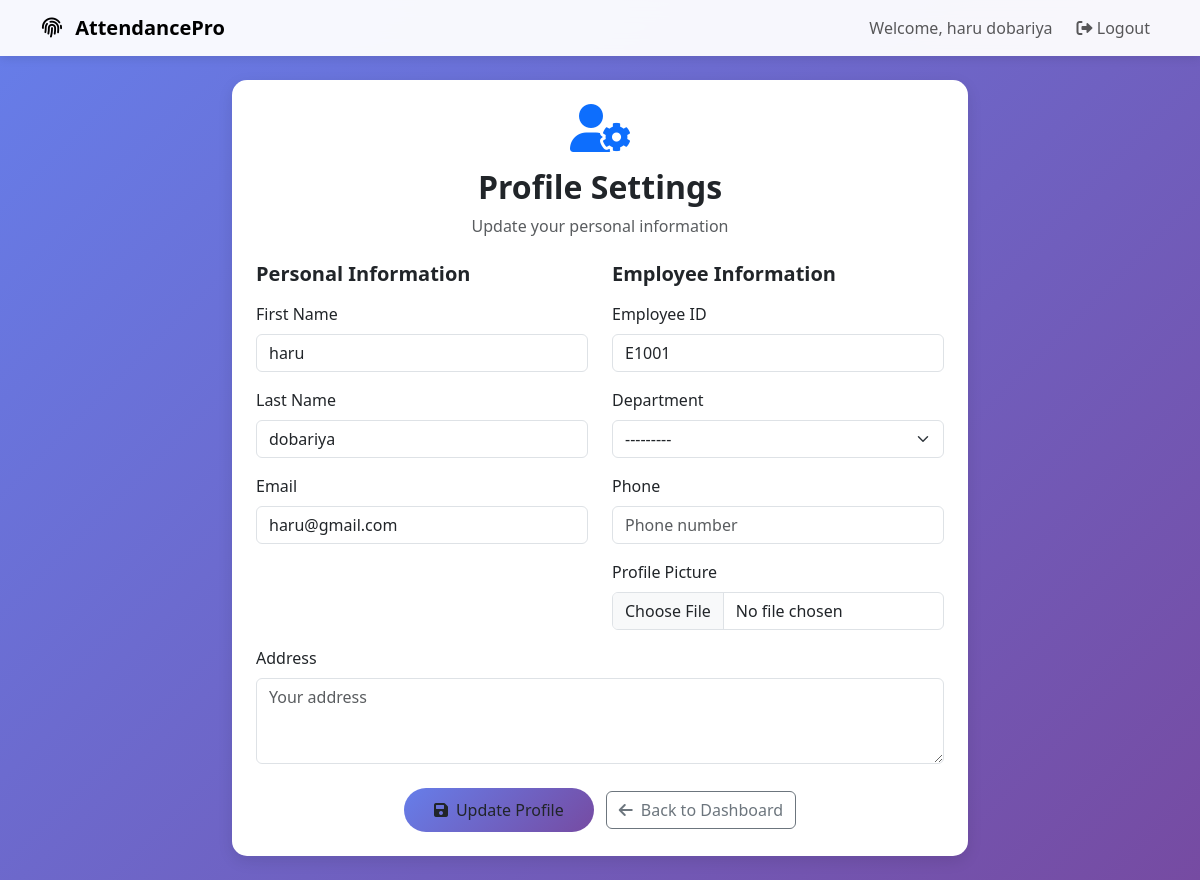
/profile/ (signed in), run on an earlier commit of the app's database.
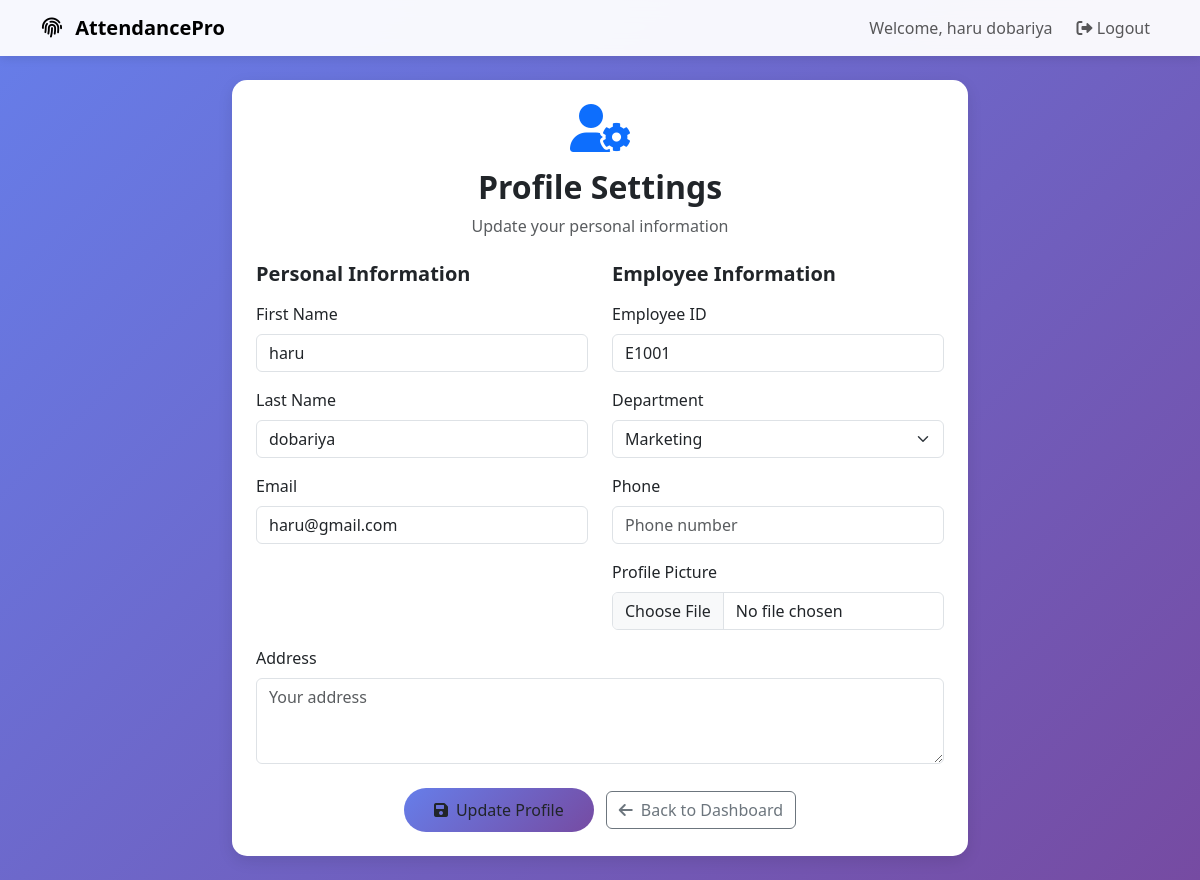
And on a later commit of the database.
### employees/models.py (models this page shows, shortened)
class Employee(models.Model):
    user = models.OneToOneField(User, on_delete=models.CASCADE)
    employee_id = models.CharField(max_length=20, unique=True)
    department = models.ForeignKey(Department, on_delete=models.SET_NULL, null=True)
    phone = models.CharField(max_length=15, blank=True)
    address = models.TextField(blank=True)
    profile_picture = models.ImageField(upload_to='profile_pics/', blank=True, null=True)
    date_joined = models.DateField(auto_now_add=True)

### employees/views.py (the view)
# urls.py: path('profile/', views.profile, name='profile'),
@login_required
def profile(request):
    try:
        employee = request.user.employee
    except Employee.DoesNotExist:
        default_dept = Department.objects.first()
        if not default_dept:
            default_dept = Department.objects.create(
                name='General',
                description='General Department'
            )
        employee = Employee.objects.create(
            user=request.user,
            employee_id=f"EMP{request.user.id:03d}",
            department=default_dept
        )
        messages.info(request, "Employee profile created successfully!")
    if request.method == 'POST':
        user_form = UserUpdateForm(request.POST, instance=request.user)
        employee_form = EmployeeUpdateForm(request.POST, request.FILES, instance=employee)
        if user_form.is_valid() and employee_form.is_valid():
            user_form.save()
            employee_form.save()
            messages.success(request, 'Your profile has been updated successfully!')
            return redirect('profile')
        else:
            for field, errors in user_form.errors.items():
                for error in errors:
                    messages.error(request, f"User {field}: {error}")
            for field, errors in employee_form.errors.items():
                for error in errors:
                    messages.error(request, f"Employee {field}: {error}")
    else:
        user_form = UserUpdateForm(instance=request.user)
        employee_form = EmployeeUpdateForm(instance=employee)
    context = {
        'user_form': user_form,
        'employee_form': employee_form,
        'employee': employee
    }
    return render(request, 'profile.html', context)

### employees/forms.py (shortened to what this page needs)
class UserUpdateForm(forms.ModelForm):
    class Meta:
        model = User
        fields = ['first_name', 'last_name', 'email']
        widgets = {
            'first_name': forms.TextInput(attrs={'class': 'form-control', 'placeholder': 'First name'}),
            'last_name': forms.TextInput(attrs={'class': 'form-control', 'placeholder': 'Last name'}),
            'email': forms.EmailInput(attrs={'class': 'form-control', 'placeholder': 'Email address'}),
        }

class EmployeeUpdateForm(forms.ModelForm):
    class Meta:
        model = Employee
        fields = ['employee_id', 'department', 'phone', 'address', 'profile_picture']
        widgets = {
            'employee_id': forms.TextInput(attrs={'class': 'form-control', 'placeholder': 'Employee ID'}),
            'department': forms.Select(attrs={'class': 'form-select'}),
            'phone': forms.TextInput(attrs={'class': 'form-control', 'placeholder': 'Phone number'}),
            'address': forms.Textarea(attrs={'class': 'form-control', 'rows': 3, 'placeholder': 'Your address'}),
            'profile_picture': forms.FileInput(attrs={'class': 'form-control'}),
        }

### employees/models.py (called while the page is built)
    def __str__(self):
        return self.name

### employees/templates/profile.html (shortened to what this page needs)
{% extends 'base.html' %}
{% block content %}
<div class="container py-4">
    <div class="row justify-content-center">
        <div class="col-lg-8">
            <div class="dashboard-card p-4 fade-in">
                <div class="text-center mb-4">
                    <i class="fas fa-user-cog fa-3x text-primary mb-3"></i>
                    <h2 class="fw-bold">Profile Settings</h2>
                    <p class="text-muted">Update your personal information</p>
                </div>
                <form method="post" enctype="multipart/form-data">
                    <div class="row">
                        <div class="col-md-6">
                            <h5 class="fw-bold mb-3">Personal Information</h5>
                            <div class="mb-3">
                                <label class="form-label">First Name</label>
                                {{ user_form.first_name }}
                            </div>
                            <div class="mb-3">
                                <label class="form-label">Last Name</label>
                                {{ user_form.last_name }}
                            </div>
                            <div class="mb-3">
                                <label class="form-label">Email</label>
                                {{ user_form.email }}
                            </div>
                        </div>
                        <div class="col-md-6">
                            <h5 class="fw-bold mb-3">Employee Information</h5>
                            <div class="mb-3">
                                <label class="form-label">Employee ID</label>
                                {{ employee_form.employee_id }}
                            </div>
                            <div class="mb-3">
                                <label class="form-label">Department</label>
                                {{ employee_form.department }}
                            </div>
                            <div class="mb-3">
                                <label class="form-label">Phone</label>
                                {{ employee_form.phone }}
                            </div>
                            <div class="mb-3">
                                <label class="form-label">Profile Picture</label>
                                {{ employee_form.profile_picture }}
                            </div>
                        </div>
                    </div>
                    <div class="mb-4">
                        <label class="form-label">Address</label>
                        {{ employee_form.address }}
                    </div>
                    <div class="text-center">
                        <button type="submit" class="btn btn-primary-custom me-2">
                            <i class="fas fa-save me-2"></i>Update Profile
                        </button>
                        <a href="{% url 'dashboard' %}" class="btn btn-outline-secondary">
                            <i class="fas fa-arrow-left me-2"></i>Back to Dashboard
                        </a>
                    </div>
                </form>
            </div>
        </div>
    </div>
</div>
{% endblock %}

What changed in the data, as far as the page shows it:
changed Employee: department "---------" → "Marketing"
